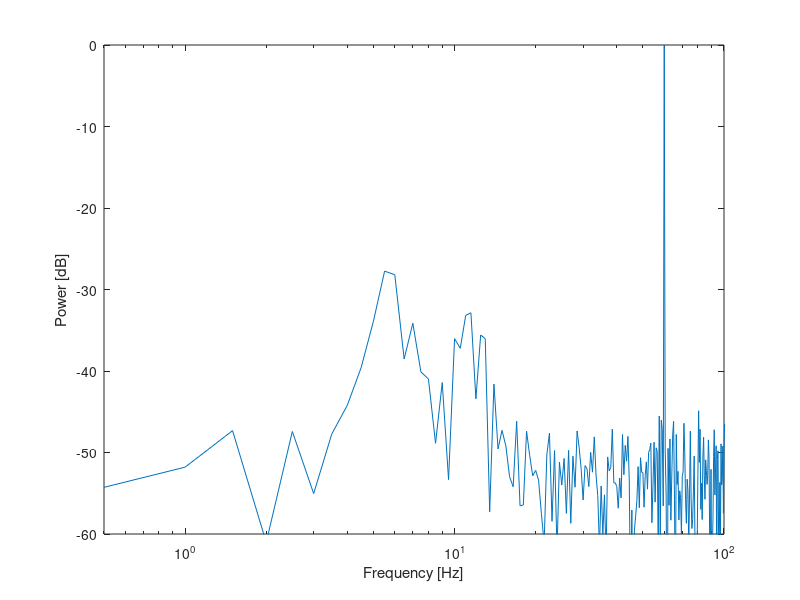

Source code (MATLAB): (Note: this script raises an error after producing the figure.)
%% Chapter 3, Step 1.

load('Ch3-EEG-1.mat')		%Load the EEG data,
plot(t,EEG)					%... plot it vs time,
xlabel('Time [s]')			%Label time axis.
ylabel('Voltage [ \muV]')	%Label voltage axis.

x  = EEG;			%Relabel the data variable.
dt = t(2)-t(1);		%Define the sampling interval.
N  = length(x);		%Define the total number of data points.
T  = N*dt;			%Define the total duration of data.

%% Chapter 3, Step 2.

mn = mean(x);		%Compute the mean of the data.
vr = var(x);		%Compute the variance of the data.
sd = std(x);		%Compute the standard deviation of the data.

%% Chapter 3, Step 3.

%Compute the autocov for L +/- 100 indices.
[ac,lags] = xcorr(x-mean(x),100,'biased');
%... and plot the autocov vs lags in units of time.
plot(lags*dt,ac)
%... with axes labelled.
xlabel('Lag [s]')
ylabel('Autocovariance');

[ac_u,lags]=xcorr(x-mean(x),2000,'unbiased');%Unbiased autocov,
plot(lags*dt,ac_u)							%... plot it.
[ac_b,lags]=xcorr(x-mean(x),2000,'biased');	%Biased autocov,
hold on										%... plot it.
plot(lags*dt,ac_b, 'r')
hold off
xlabel('Lag [s]')							%Label the axes.
ylabel('Autocovariance');

%% Chapter 3, Step 4.

xf = fft(x-mean(x));			%Compute Fourier transform of x.
Sxx = 2*dt^2/T * (xf.*conj(xf));	%Compute power spectrum.
Sxx = Sxx(1:length(x)/2+1);		%Ignore negative frequencies.

df = 1/max(T);					%Determine frequency resolution.
fNQ = 1/ dt / 2;				%Determine Nyquist frequency.
faxis = (0:df:fNQ);				%Construct frequency axis.

plot(faxis, Sxx)                %Plot power vs frequency.
xlim([0 100])                   %Select frequency range.
xlabel('Frequency [Hz]')     	%Label the axes.
ylabel('Power [ \muV^2/Hz]')

%% Intuition (Part 3).

%Define the model,
model = [ones(size(x)) sin(2*pi*60*t') cos(2*pi*60*t')];
%... and perform regression.
b = regress(x, model);

%Evaluate the model.
x_60Hz_modeled = b(1)+b(2)*sin(2*pi*60*t)+b(3)*cos(2*pi*60*t);
plot(t,x)               %Plot the EEG data.
hold on                 %... freeze the graphics window,
plot(t,x_60Hz_modeled, 'r')	%... and plot the modeled EEG data,
hold off                %... release the graphics window,
xlim([0.5 1])           %... examine a 0.5 s of data,
xlabel('Time [s]')      %... and label the axes.
ylabel('EEG and modeled EEG')

%Evaluate the model.
x_60Hz_modeled = b(1)+b(2)*sin(2*pi*60*t)+b(3)*cos(2*pi*60*t);
x_cleaned=x-x_60Hz_modeled';	%... remove it from the EEG data,
plot(t,x_cleaned);				%... and plot the result.

Sxx_model_60Hz = b(2)^2+b(3)^2;

%% The discrete Fourier transform in MATLAB

xf = fft(x-mean(x));				%The Fourier transform of x.

Sxx = 2*dt^2/T*(xf.*conj(xf));		%Compute the spectrum.

xf = fft(x-mean(x));			%Compute Fourier transform of x.
Sxx = 2*dt^2/T*(xf.*conj(xf));	%Compute the power spectrum.
Sxx = Sxx(1:N/2+1);				%Ignore negative frequencies.

df = 1/max(T);				%Determine the frequency resolution.
fNQ = 1/ dt / 2;			%Determine the Nyquist frequency.
faxis = (0:df:fNQ);			%Construct frequency axis.
plot(faxis, Sxx)			%Plot power vs frequency.

%% Chapter 3, Step 5.

plot(faxis, 10*log10(Sxx/max(Sxx)))		%Plot power in decibels.
xlim([0 100])							%Select frequency range.
ylim([-60 0])							%Select decibel range.
xlabel('Frequency [Hz]')				%Label axes.
ylabel('Power [dB]')

semilogx(faxis, 10*log10(Sxx/max(Sxx)))	%Log-log scale
xlim([df 100])							%Select frequency range.
ylim([-60 0])							%Select decibel range.
xlabel('Frequency [Hz]')				%Label axes.
ylabel('Power [dB]')

%% Chapter 3, Step 6.

Fs = 1/dt;					%Define the sampling frequency.
interval = round(Fs);		%Specify the interval size.
overlap = round(Fs*0.95);	%Specify the overlap of intervals.
nfft = round(Fs);			%Specify the FFT length.

%Compute the spectrogram,
[S,F,T,P] = spectrogram(x-mean(x),interval,overlap,nfft,Fs);
imagesc(T,F,10*log10(P))	%... and plot it,
colorbar					%... with a colorbar,
axis xy						%... and origin in lower left, 
ylim([0 70])				%... set the frequency range,
xlabel('Time [s]');			%... and label axes.
ylabel('Frequency [Hz]')

%% Chapter 3, Appendix.

dt = 0.001;			%Define the sampling interval.
T = 4;				%Define the total duration of the recording.
t = (dt:dt:T);		%Define a time axis.
N = length(t);		%Define the number of samples.
d = randn(N,1);		%Create artificial data.
d = d - mean(d);    %Set mean to 0.

pow = 2*dt^2/T*(fft(d).*conj(fft(d)));	%Compute the power,
%... then sum power over positive frequencies and multiply by df.
POW = sum(pow(1:N/2+1))*(1/T);	
vr  = var(d);		%Compute variance of data.

%Print the results.
fprintf(['Summed power ' num2str(POW) '\n'])
fprintf(['Variance     ' num2str(vr)  '\n'])
fprintf(['Difference   ' num2str(POW - vr) '\n'])